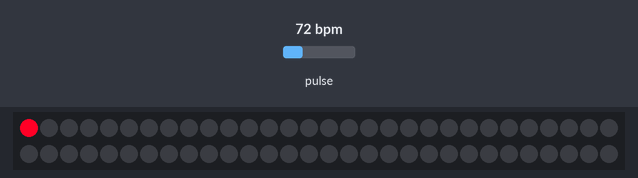
This sketch was run on a simulated Arduino Uno, built with avr-gcc and run on an emulated ATmega328P. Parts: 60 RGB LEDs in strip order, left to right, continuing on the next row. The test bench sets the inputs (shaded band); at power-on: pulse 72 bpm. What the sketch prints to the serial monitor is not drawn.

Above: at 32.49 s.
At 34.92 s:
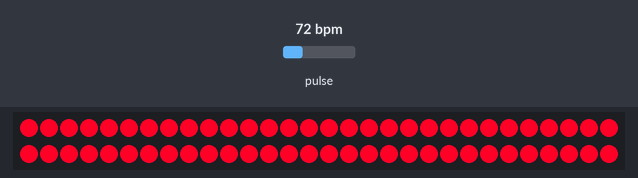
At 36.44 s:
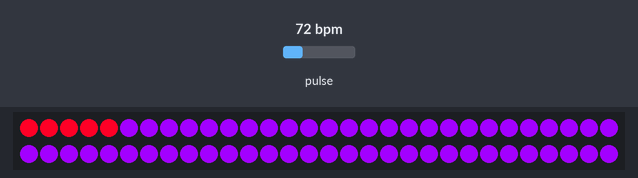
At 40.73 s:
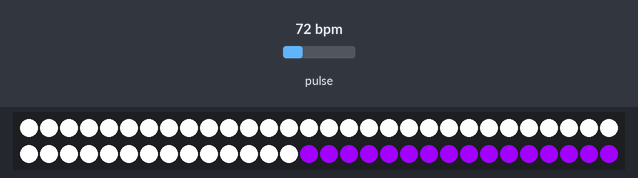
At 83.98 s:
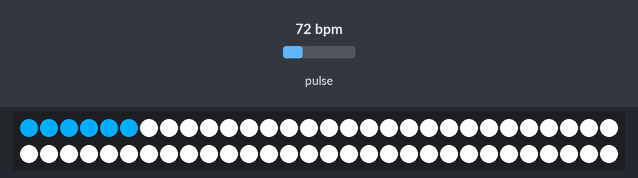
At 127.27 s:
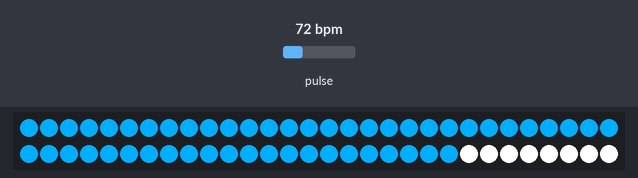

The sketch:

HeartRatePrototypeVersion1.ino
```cpp
//add PulseSensor library
#define USE_ARDUINO_INTERRUPTS true
#include <PulseSensorPlayground.h>

//add Adafruit library
#include <Adafruit_NeoPixel.h>
#ifdef __AVR__
  #include <avr/power.h>
#endif
#define PIN 6
//Initialize strip
Adafruit_NeoPixel strip = Adafruit_NeoPixel(60, PIN, NEO_GRB + NEO_KHZ800);

//Output heart rate data to visualizer
const int OUTPUT_TYPE = PROCESSING_VISUALIZER;
const int PULSE_INPUT = A1;
const int THRESHOLD = 545;   //To calibrate heart rate sensor (recommended changing it by increments of 5)

PulseSensorPlayground pulseSensor;

//Initialize information for heart rate sensor reading
int sliderValue = 0;
int sliderPin = A2;
int heartRate = 0;

void setup() {
  Serial.begin(115200);

  // Configure the PulseSensor manager.

  pulseSensor.analogInput(PULSE_INPUT);

  pulseSensor.setSerial(Serial);
  pulseSensor.setOutputType(OUTPUT_TYPE);
  pulseSensor.setThreshold(THRESHOLD);

  // Now that everything is ready, start reading the PulseSensor signal.
  if (!pulseSensor.begin()) {
    /*
       PulseSensor initialization failed,
       likely because our particular Arduino platform interrupts
       aren't supported yet.

       If your Sketch hangs here, try PulseSensor_BPM_Alternative.ino,
       which doesn't use interrupts.
    */
    /*for(;;) {
      // Flash the led to show things didn't work.
      digitalWrite(PULSE_BLINK, LOW);
      delay(50);
      digitalWrite(PULSE_BLINK, HIGH);
      delay(50);
    }*/
  }

  strip.begin();
  strip.show();
}

void loop() {

//Calculate heart rate for 30 seconds - the for statatement is needed to avoid interference with the lights
  for(int i=0; i<=100; i++){

     delay(20);

  // write the latest sample to Serial.
     pulseSensor.outputSample();

     if (pulseSensor.sawStartOfBeat()) {
       pulseSensor.outputBeat();}

     delay(300);
  }


  heartRate = pulseSensor.getBeatsPerMinute();
  //heartRate = 150;
//after heart rate information has been stored, visualize stress index
  visualization(heartRate);
}

//the following function calculates and displays the users stress index based on their subjective scale measurement and heart rate
//each visualization will cycle through different iterations of colors (except for the low stress/low heart rate condition)
void visualization(int heartRate)
{
  int wait = 0;
  int x = 0;
  int subjectiveStress = analogRead(sliderPin);

  if (heartRate <= 70 && subjectiveStress < 250){
    Serial.println("Normal heart rate + low stress");
    wait = 50;
    for(int i = 0; i< 100; i++){
      lowStress(wait);
    }
  }

  else if (heartRate <= 70 && subjectiveStress >= 250){
    Serial.println("Normal heart rate + high stress");
    wait = 50;

    for(int i = 0; i< 3; i++){
          highStress(wait);
          wait++; }
            for(int j = 0; j< 97; j++){
              lowStress(wait);
             wait++;}
  }

  else if (heartRate > 70 && subjectiveStress < 250){
    wait = heartRate/15;
    Serial.println("High heart rate + low stress");

    while (wait < 100) {
      for(int i = 0; i< 8; i++){
          highHeartRate(wait);
          wait++; }
          for(int j = 0; j< 92; j++){
            lowStress(wait);
            wait++;}
    }
  }

  else if (heartRate > 70 && subjectiveStress >= 250){
    wait = heartRate/25;
    Serial.println("High heart rate + high stress");
    while (wait < 100) {
      for(int i = 0; i< 8; i++){
          highestStress(wait);
          wait++; }
          for(int j = 0; j< 92; j++){
            lowStress(wait);
            wait++;}
    }
  }
}

//the following functions dictate what colors are shown based on the stress index
void highestStress(int wait){
    colorWipe(strip.Color(255, 0, 38), wait);
    colorWipe(strip.Color(162, 0, 255), wait);
}

void highHeartRate(int wait){
      colorWipe(strip.Color(217, 255, 0), wait);
      colorWipe(strip.Color(255, 145, 0), wait);
}

void highStress(int wait){
      colorWipe(strip.Color(255, 102, 0), wait);
      colorWipe(strip.Color(255, 0, 157), wait);
}

void lowStress(int wait){
      colorWipe(strip.Color(255, 255, 255), wait);
      colorWipe(strip.Color(0, 174,255), wait);
}
//this function is necessary to rotate through different color schemes
void colorWipe(uint32_t c, int wait) {
  for(uint16_t i=0; i<strip.numPixels(); i++) {
    strip.setPixelColor(i, c);
    strip.show();
    delay(wait);
  }}
```
